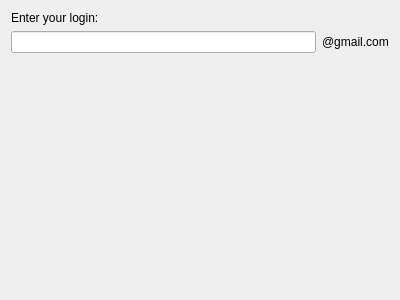
<?xml version="1.0" encoding="UTF-8"?>
<ui version="4.0">
 <class>RegisterPage</class>
 <widget class="QWizardPage" name="RegisterPage">
  <property name="geometry">
   <rect>
    <x>0</x>
    <y>0</y>
    <width>400</width>
    <height>300</height>
   </rect>
  </property>
  <property name="windowTitle">
   <string>WizardPage</string>
  </property>
  <layout class="QGridLayout" name="gridLayout">
   <item row="0" column="0">
    <layout class="QVBoxLayout" name="verticalLayout">
     <item>
      <widget class="QLabel" name="label">
       <property name="text">
        <string>Enter your login:</string>
       </property>
      </widget>
     </item>
     <item>
      <layout class="QHBoxLayout" name="horizontalLayout">
       <item>
        <widget class="QLineEdit" name="Login_"/>
       </item>
       <item>
        <widget class="QLabel" name="label_2">
         <property name="text">
          <string>@gmail.com</string>
         </property>
        </widget>
       </item>
      </layout>
     </item>
    </layout>
   </item>
   <item row="1" column="0">
    <spacer name="verticalSpacer">
     <property name="orientation">
      <enum>Qt::Vertical</enum>
     </property>
     <property name="sizeHint" stdset="0">
      <size>
       <width>20</width>
       <height>233</height>
      </size>
     </property>
    </spacer>
   </item>
  </layout>
 </widget>
 <resources/>
 <connections/>
</ui>
